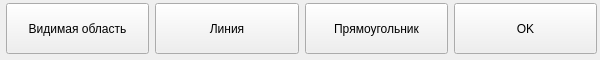
<?xml version="1.0" encoding="UTF-8"?>
<ui version="4.0">
 <class>EditorForm</class>
 <widget class="QWidget" name="EditorForm">
  <property name="geometry">
   <rect>
    <x>0</x>
    <y>0</y>
    <width>600</width>
    <height>60</height>
   </rect>
  </property>
  <property name="sizePolicy">
   <sizepolicy hsizetype="Preferred" vsizetype="Preferred">
    <horstretch>0</horstretch>
    <verstretch>0</verstretch>
   </sizepolicy>
  </property>
  <property name="windowTitle">
   <string>Form</string>
  </property>
  <property name="autoFillBackground">
   <bool>true</bool>
  </property>
  <widget class="QWidget" name="layoutWidget">
   <property name="geometry">
    <rect>
     <x>6</x>
     <y>3</y>
     <width>591</width>
     <height>51</height>
    </rect>
   </property>
   <layout class="QHBoxLayout" name="horizontalLayout_2">
    <property name="spacing">
     <number>6</number>
    </property>
    <property name="sizeConstraint">
     <enum>QLayout::SetDefaultConstraint</enum>
    </property>
    <item>
     <widget class="QPushButton" name="visibleAreaButton">
      <property name="enabled">
       <bool>true</bool>
      </property>
      <property name="sizePolicy">
       <sizepolicy hsizetype="Minimum" vsizetype="Expanding">
        <horstretch>0</horstretch>
        <verstretch>0</verstretch>
       </sizepolicy>
      </property>
      <property name="text">
       <string>Видимая область</string>
      </property>
     </widget>
    </item>
    <item>
     <widget class="QPushButton" name="lineButton">
      <property name="sizePolicy">
       <sizepolicy hsizetype="Minimum" vsizetype="Expanding">
        <horstretch>0</horstretch>
        <verstretch>0</verstretch>
       </sizepolicy>
      </property>
      <property name="text">
       <string>Линия</string>
      </property>
     </widget>
    </item>
    <item>
     <widget class="QPushButton" name="rectButton">
      <property name="sizePolicy">
       <sizepolicy hsizetype="Minimum" vsizetype="Expanding">
        <horstretch>0</horstretch>
        <verstretch>0</verstretch>
       </sizepolicy>
      </property>
      <property name="text">
       <string>Прямоугольник</string>
      </property>
     </widget>
    </item>
    <item>
     <widget class="QPushButton" name="okButton">
      <property name="sizePolicy">
       <sizepolicy hsizetype="Minimum" vsizetype="Expanding">
        <horstretch>0</horstretch>
        <verstretch>0</verstretch>
       </sizepolicy>
      </property>
      <property name="text">
       <string>OK</string>
      </property>
     </widget>
    </item>
   </layout>
  </widget>
 </widget>
 <resources/>
 <connections/>
</ui>
